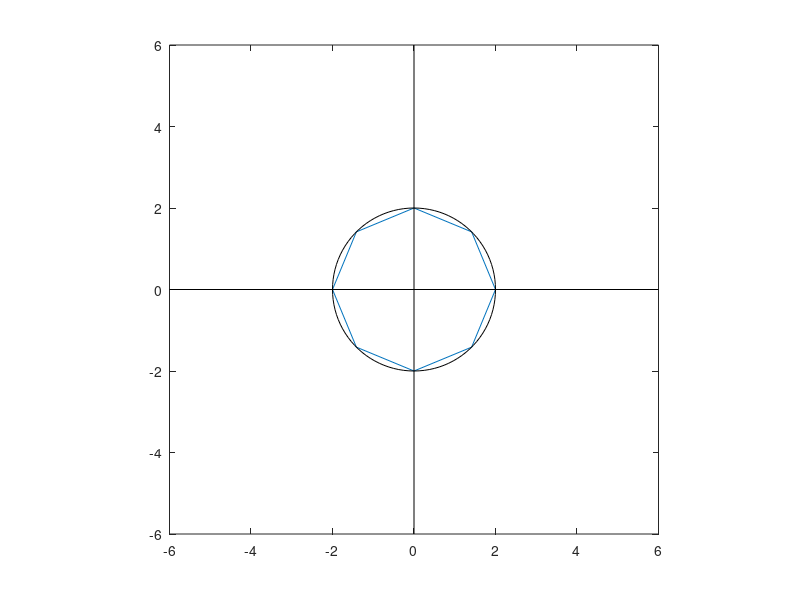

Source code (MATLAB):
clear all;
close all;
clc;

% (1)
n = 100;

k = 0;
for i = 1:n
    k = k + i ^ 2;
end
k

k = (2 * n + 1) * (n + 1) * n / 6

k = 0;
for i = 1:n
    k = k + i ^ 3;
end
k

k = ((n + 1) * n / 2) ^ 2

% (2)
r = 2;
n = 8;
angle = 2 * pi / n;
Ca = cos(angle);
Sa = sin(angle);
R = [Ca, -Sa; Sa, Ca];
P(:, 1) = [r; 0];
for i=1:n
    P(:, i + 1) = R * P(:, i);
end
dtheta = 2 * pi /100;
theta = 0:dtheta:2 * pi;
x = r * cos(theta);
y = r * sin(theta);

figure(3);
plot([P(1, :), P(1, 1)], [P(2, :), P(2, 1)]);
axis square; hold on;
plot(x, y, 'k'); hold on
plot([-6, 6], [0, 0], 'k'); hold on
plot([0, 0], [-6, 6], 'k');
axis([-6, 6, -6, 6]);
